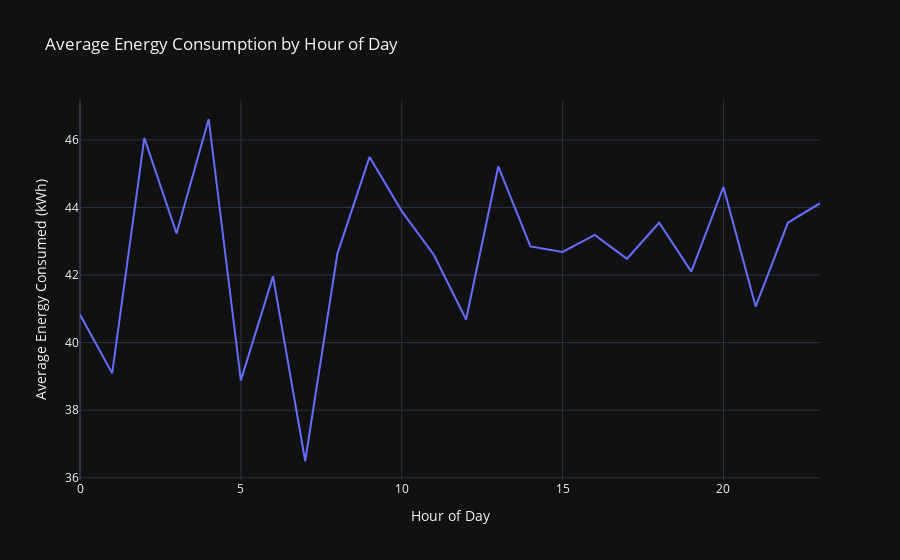

Notebook source saved alongside this figure:
### Code cell
# Ensure the 'Hour of Day' column exists and is extracted from a datetime column if necessary
if 'Hour of Day' not in df.columns:
    df['Hour of Day'] = pd.to_datetime(df['Charging Start Time']).dt.hour  # Using 'Charging Start Time' as the datetime column

# Group by 'Hour of Day' and calculate the average energy consumption
avg_energy_by_hour = df.groupby('Hour of Day')['Energy Consumed (kWh)'].mean().reset_index()

# Create a Plotly line chart
fig = px.line(avg_energy_by_hour, x='Hour of Day', y='Energy Consumed (kWh)', 
              title='Average Energy Consumption by Hour of Day',
              labels={'Energy Consumed (kWh)': 'Average Energy Consumed (kWh)', 'Hour of Day': 'Hour of Day'},template='plotly_dark')

fig.show()

### Figure 1 — Plotly figure (JSON) as saved in the notebook; plotly's stock layout.template omitted (floating-point values rounded to 4 significant figures)
{"data": [{"hovertemplate": "Hour of Day=%{x}<br>Average Energy Consumed (kWh)=%{y}<extra></extra>", "legendgroup": "", "line": {"color": "#636efa", "dash": "solid"}, "marker": {"symbol": "circle"}, "mode": "lines", "name": "", "orientation": "v", "showlegend": false, "type": "scatter", "x": [0, 1, 2, 3, 4, 5, 6, 7, 8, 9, 10, 11, 12, 13, 14, 15, 16, 17, 18, 19, 20, 21, 22, 23], "xaxis": "x", "y": [40.83, 39.09, 46.06, 43.23, 46.62, 38.88, 41.96, 36.49, 42.63, 45.5, 43.89, 42.59, 40.68, 45.21, 42.85, 42.68, 43.19, 42.48, 43.55, 42.1, 44.61, 41.07, 43.55, 44.12], "yaxis": "y"}], "layout": {"legend": {"tracegroupgap": 0}, "title": {"text": "Average Energy Consumption by Hour of Day"}, "xaxis": {"anchor": "y", "domain": [0, 1], "title": {"text": "Hour of Day"}}, "yaxis": {"anchor": "x", "domain": [0, 1], "title": {"text": "Average Energy Consumed (kWh)"}}}}
